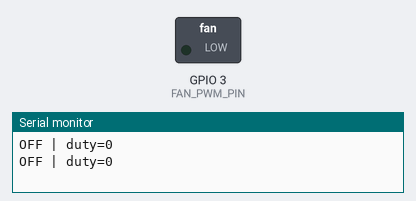
This sketch was run on a simulated ESP32. Shown: switched loads named in the sketch (green lamp = pin HIGH), the last lines printed to the serial monitor.

Above: at 1.6 s.
At 9.6 s:
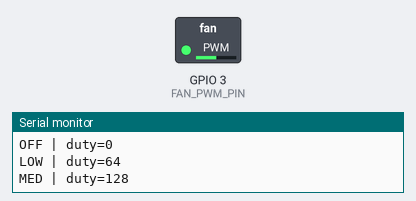
At 22.6 s:
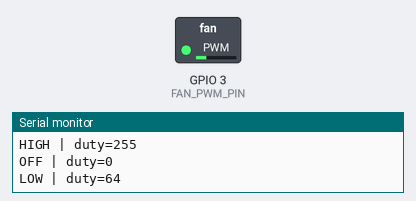
At 32.6 s:
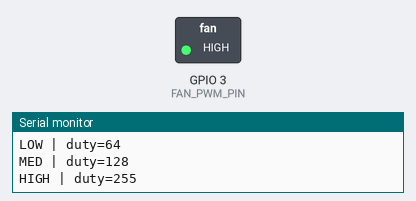
Timing chart, 0 to 39.0 s (numbered marks = the images above):
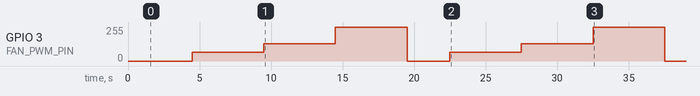

Measured:
- by itself, GPIO 3 (FAN_PWM_PIN): 0/255 → 64/255 at 4.5 s, → 128/255 5.0 s later, → 255/255 5.0 s later, → 0/255 5.0 s later, … (8 changes in this stretch)

The sketch:

Test_Fan_PWN.ino
```cpp
#include <Arduino.h>

#define FAN_PWM_PIN 3

const uint32_t PWM_FREQ_HZ = 25000;
const uint8_t PWM_RESOLUTION = 8;

void setFan(uint8_t duty, const char* label) {
  ledcWrite(FAN_PWM_PIN, duty);
  Serial.print(label);
  Serial.print(" | duty=");
  Serial.println(duty);
}

void setup() {
  Serial.begin(115200);
  delay(1500);

  if (!ledcAttach(FAN_PWM_PIN, PWM_FREQ_HZ, PWM_RESOLUTION)) {
    Serial.println("PWM attach failed");
    while (true) delay(1000);
  }

  setFan(0, "OFF");
}

void loop() {
  setFan(0,   "OFF");
  delay(3000);

  setFan(64,  "LOW");
  delay(5000);

  setFan(128, "MED");
  delay(5000);

  setFan(255, "HIGH");
  delay(5000);
}
```
